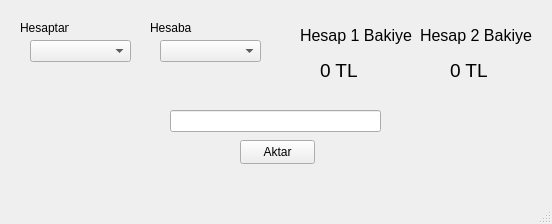
<?xml version="1.0" encoding="UTF-8"?>
<ui version="4.0">
 <class>interTransactionWindow</class>
 <widget class="QMainWindow" name="interTransactionWindow">
  <property name="geometry">
   <rect>
    <x>0</x>
    <y>0</y>
    <width>552</width>
    <height>224</height>
   </rect>
  </property>
  <property name="windowTitle">
   <string>Hesaplar Arası Para Aktarma</string>
  </property>
  <widget class="QWidget" name="centralwidget">
   <widget class="QComboBox" name="comboBox">
    <property name="geometry">
     <rect>
      <x>30</x>
      <y>40</y>
      <width>101</width>
      <height>22</height>
     </rect>
    </property>
   </widget>
   <widget class="QComboBox" name="comboBox_2">
    <property name="geometry">
     <rect>
      <x>160</x>
      <y>40</y>
      <width>101</width>
      <height>22</height>
     </rect>
    </property>
   </widget>
   <widget class="QLabel" name="label">
    <property name="geometry">
     <rect>
      <x>20</x>
      <y>20</y>
      <width>49</width>
      <height>16</height>
     </rect>
    </property>
    <property name="text">
     <string>Hesaptan</string>
    </property>
   </widget>
   <widget class="QLabel" name="label_2">
    <property name="geometry">
     <rect>
      <x>150</x>
      <y>20</y>
      <width>49</width>
      <height>16</height>
     </rect>
    </property>
    <property name="text">
     <string>Hesaba</string>
    </property>
   </widget>
   <widget class="QPushButton" name="pushButton">
    <property name="geometry">
     <rect>
      <x>240</x>
      <y>140</y>
      <width>75</width>
      <height>24</height>
     </rect>
    </property>
    <property name="text">
     <string>Aktar</string>
    </property>
   </widget>
   <widget class="QLabel" name="label_3">
    <property name="geometry">
     <rect>
      <x>300</x>
      <y>20</y>
      <width>141</width>
      <height>31</height>
     </rect>
    </property>
    <property name="font">
     <font>
      <pointsize>12</pointsize>
     </font>
    </property>
    <property name="text">
     <string>Hesap 1 Bakiye</string>
    </property>
   </widget>
   <widget class="QLabel" name="balanceLabel">
    <property name="geometry">
     <rect>
      <x>320</x>
      <y>50</y>
      <width>121</width>
      <height>41</height>
     </rect>
    </property>
    <property name="font">
     <font>
      <pointsize>14</pointsize>
     </font>
    </property>
    <property name="text">
     <string>0 TL</string>
    </property>
   </widget>
   <widget class="QLabel" name="label_4">
    <property name="geometry">
     <rect>
      <x>420</x>
      <y>20</y>
      <width>141</width>
      <height>31</height>
     </rect>
    </property>
    <property name="font">
     <font>
      <pointsize>12</pointsize>
     </font>
    </property>
    <property name="text">
     <string>Hesap 2 Bakiye</string>
    </property>
   </widget>
   <widget class="QLabel" name="balanceLabel_2">
    <property name="geometry">
     <rect>
      <x>450</x>
      <y>50</y>
      <width>131</width>
      <height>41</height>
     </rect>
    </property>
    <property name="font">
     <font>
      <pointsize>14</pointsize>
     </font>
    </property>
    <property name="text">
     <string>0 TL</string>
    </property>
   </widget>
   <widget class="QLineEdit" name="lineEdit">
    <property name="geometry">
     <rect>
      <x>170</x>
      <y>110</y>
      <width>211</width>
      <height>22</height>
     </rect>
    </property>
   </widget>
  </widget>
  <widget class="QMenuBar" name="menubar">
   <property name="geometry">
    <rect>
     <x>0</x>
     <y>0</y>
     <width>552</width>
     <height>22</height>
    </rect>
   </property>
  </widget>
  <widget class="QStatusBar" name="statusbar"/>
 </widget>
 <resources/>
 <connections/>
</ui>
